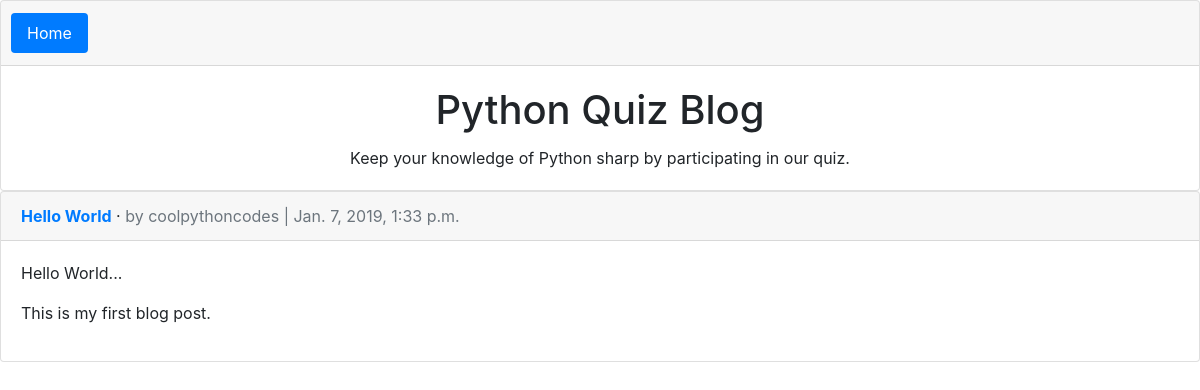
Before: /post/1 with the older database file.
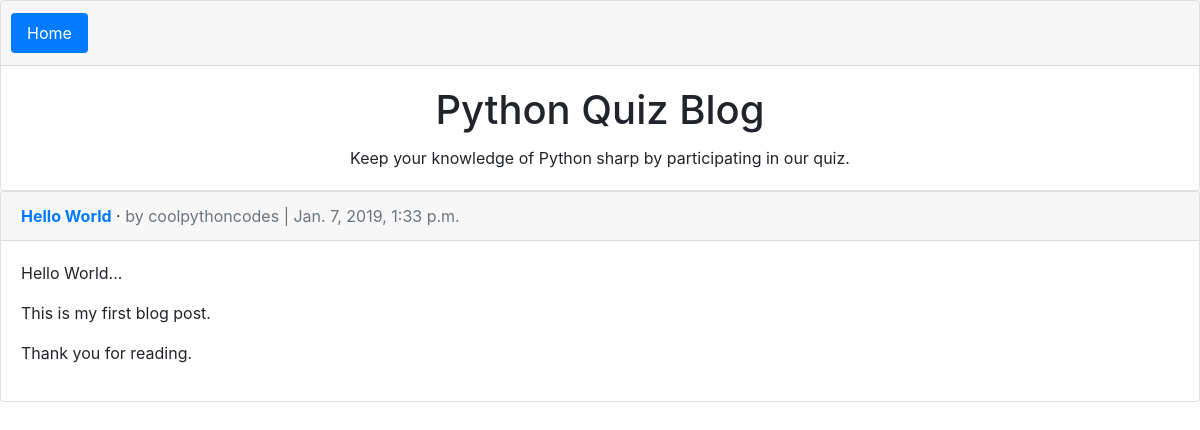
After: the same page with the newer database file.
### blog/models.py (models this page shows, shortened)
class BlogPost(models.Model):
    title = models.CharField(max_length=200)
    author = models.ForeignKey('auth.User',on_delete=models.CASCADE,)
    body = models.TextField()
    date = models.DateTimeField(auto_now_add=True)

### blog/views.py (the view)
# urls.py: path('post/<int:pk>', views.BlogDetailView.as_view(), name='post_detail'),
class BlogDetailView(DetailView):
    model = BlogPost
    template_name = "post_detail.html"

### template/post_detail.html (shortened to what this page needs)
{% extends "base.html" %}
{%block content%}
    <div class="card">
        <div class="card-header">
            <span class="font-weight-bold"><a href="">{{ object.title }}</a></span> &middot;
            <span class="text-muted">by {{object.author}} | {{object.date}}</span>
        </div>
        <div class="card-body">
            {{object.body|linebreaks}}
        </div>
    </div>
{%endblock content%}

Changed rows visible on the page:
changed BlogPost "Hello World": body "Hello World... This is my first blog post." → "Hello World... This is my first blog post. Thank you for reading."
